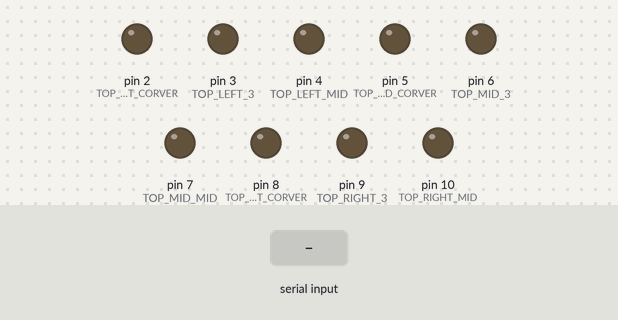
The sketch below on a simulated Arduino Uno, built with avr-gcc and run on an emulated ATmega328P. Shown: output pins drawn as LEDs (lit = HIGH). Inputs (shaded band) come from the test bench.

Above: at 1.2 s.
1.3 s: "2\n" received over Serial
At 2.9 s:
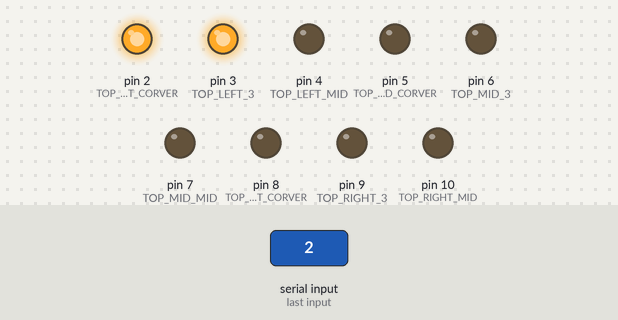
3.8 s: "3\n" received over Serial
At 6.0 s:
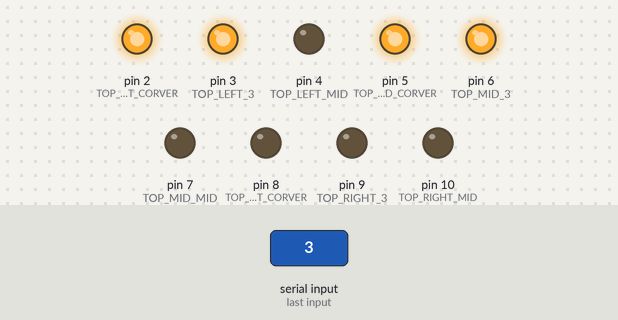
6.3 s: "4\n" received over Serial
At 7.2 s:
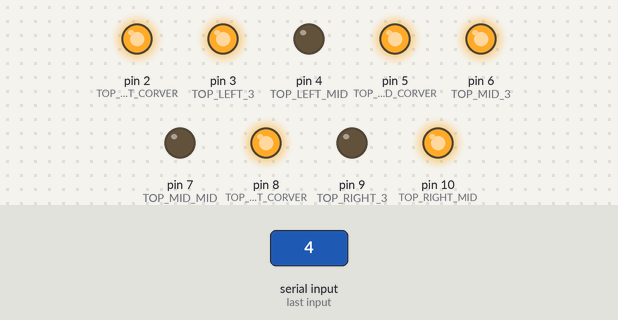
7.8 s: "33\n" received over Serial
At 8.4 s:
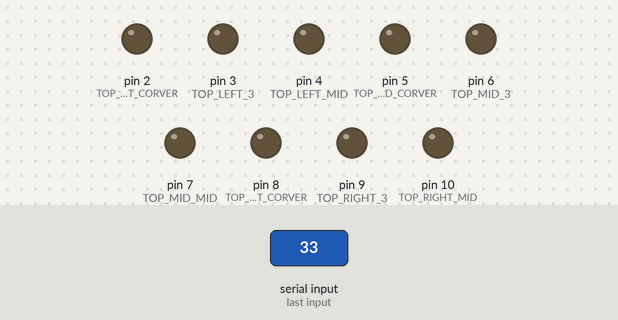
9.3 s: "3\n" received over Serial
At 11.3 s:
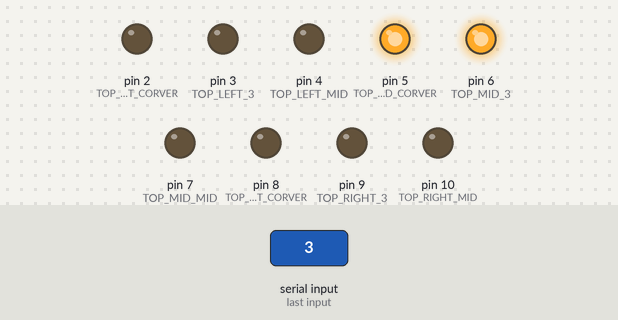
11.8 s: "4\n" received over Serial
At 12.6 s:
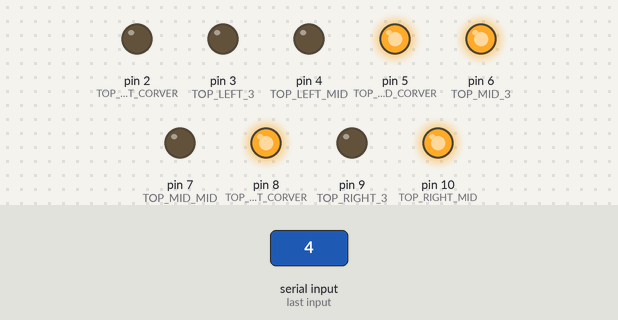
Timing chart, 0 to 14.3 s (numbered marks = the images above; inputs shaded):
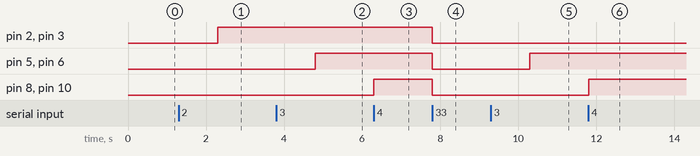

Measured:
- after the input at 1.3 s, pin 2 (TOP_LEFT_CORVER), pin 3 (TOP_LEFT_3): LOW → HIGH after 1.0 s
- after the input at 3.8 s, pin 5 (TOP_MID_CORVER), pin 6 (TOP_MID_3): LOW → HIGH after 1.0 s
- after the input at 6.3 s, pin 8 (TOP_RIGHT_CORVER), pin 10 (TOP_RIGHT_MID): LOW → HIGH at once
- after the input at 7.8 s, pin 2 (TOP_LEFT_CORVER), pin 3 (TOP_LEFT_3), pin 5 (TOP_MID_CORVER), pin 6 (TOP_MID_3), pin 8 (TOP_RIGHT_CORVER), pin 10 (TOP_RIGHT_MID): HIGH → LOW at once
- after the input at 9.3 s, pin 5 (TOP_MID_CORVER), pin 6 (TOP_MID_3): LOW → HIGH after 1.0 s
- after the input at 11.8 s, pin 8 (TOP_RIGHT_CORVER), pin 10 (TOP_RIGHT_MID): LOW → HIGH at once

The sketch:

slave1.ino
```cpp
// C++ code

int lamb;
int player;
#define TOP_LEFT_CORVER 2
#define TOP_LEFT_MID 4
#define TOP_LEFT_3 3

#define TOP_MID_CORVER 5
#define TOP_MID_MID 7
#define TOP_MID_3 6

#define TOP_RIGHT_CORVER 8
#define TOP_RIGHT_MID 10
#define TOP_RIGHT_3 9

void setup()
{
  Serial.begin(9600);
  pinMode(TOP_LEFT_CORVER, OUTPUT);
  pinMode(TOP_LEFT_MID, OUTPUT);
  pinMode(TOP_LEFT_3, OUTPUT);
  pinMode(TOP_MID_CORVER, OUTPUT);
  pinMode(TOP_MID_MID, OUTPUT);
  pinMode(TOP_MID_3, OUTPUT);
  pinMode(TOP_RIGHT_CORVER, OUTPUT);
  pinMode(TOP_RIGHT_MID, OUTPUT);
  pinMode(TOP_RIGHT_3, OUTPUT);
}

void loop()
{
  if (Serial.available() > 0)
  {
    lamb = Serial.parseInt();
    Serial.flush();
    //Serial.println(player);
    if (lamb == 2)
    {
      while (Serial.available() < 0);

      player = Serial.parseInt();
      if (player == 11)
      {
         digitalWrite(TOP_LEFT_CORVER, HIGH);
         digitalWrite(TOP_LEFT_MID, HIGH);
      }
      else
      {
         digitalWrite(TOP_LEFT_CORVER, HIGH);
         digitalWrite(TOP_LEFT_3, HIGH);
      }
    }
    else if (lamb == 3)
    {
      while (Serial.available() < 0);

      player = Serial.parseInt();
      if (player == 11)
      {
         digitalWrite(TOP_MID_CORVER, HIGH);
         digitalWrite(TOP_MID_MID, HIGH);
      }
      else
      {
         digitalWrite(TOP_MID_CORVER, HIGH);
         digitalWrite(TOP_MID_3, HIGH);
      }
    }
 	else if (lamb == 4)
    {
      while (Serial.available() < 0)

      player = Serial.parseInt();
      //Serial.println(player);
      if (player != 11) // GARİP ŞEYLER OLUYOR
      {
         digitalWrite(TOP_RIGHT_CORVER, HIGH);
         digitalWrite(TOP_RIGHT_MID, HIGH);
      }
      else
      {
         digitalWrite(TOP_RIGHT_CORVER, HIGH);
         digitalWrite(TOP_RIGHT_3, HIGH);
      }
    }
    else if (lamb == 33)
    {
         digitalWrite(TOP_RIGHT_CORVER, LOW);
         digitalWrite(TOP_RIGHT_MID, LOW);
         digitalWrite(TOP_RIGHT_3, LOW);
         digitalWrite(TOP_MID_CORVER, LOW);
         digitalWrite(TOP_MID_MID, LOW);
         digitalWrite(TOP_MID_3, LOW);
         digitalWrite(TOP_LEFT_CORVER, LOW);
         digitalWrite(TOP_LEFT_MID, LOW);
         digitalWrite(TOP_LEFT_3, LOW);
    }
  }
  /*
  int i = 2;
  while (i <= 10)
  {
      digitalWrite(i,HIGH);
    delay(1000);
    digitalWrite(i,LOW);
    i++;
  }
  */
  /*
  digitalWrite(TOP_MID_CORVER,HIGH);
  digitalWrite(TOP_MID_MID,HIGH);
  digitalWrite(TOP_LEFT_CORVER,HIGH);
  digitalWrite(TOP_LEFT_MID,HIGH);
  digitalWrite(TOP_RIGHT_CORVER,HIGH);
  digitalWrite(TOP_RIGHT_MID,HIGH);
  */
}
```
